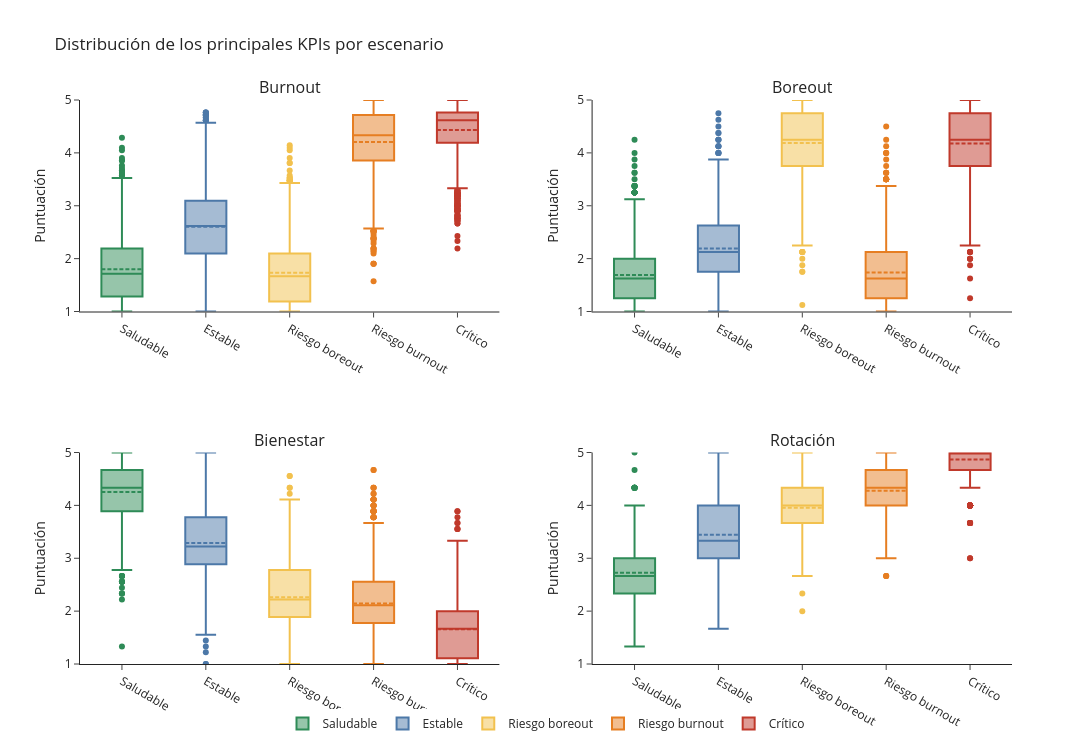

Notebook source saved alongside this figure:
### Code cell
import plotly.express as px
from plotly.subplots import make_subplots
import plotly.graph_objects as go

# ============================================================
# DISTRIBUCIÓN DE KPIs POR ESCENARIO
# ============================================================

COLORES_ESCENARIOS = {
    "saludable": "#2E8B57",
    "estable": "#4C78A8",
    "riesgo_boreout": "#F2C14E",
    "riesgo_burnout": "#E67E22",
    "critico": "#C0392B",
}

nombres_escenarios = {
    "saludable": "Saludable",
    "estable": "Estable",
    "riesgo_boreout": "Riesgo boreout",
    "riesgo_burnout": "Riesgo burnout",
    "critico": "Crítico",
}

# Paleta adaptada a los nombres visibles
colores_nombres = {
    nombres_escenarios[escenario]: color
    for escenario, color in COLORES_ESCENARIOS.items()
}

orden = [
    "Saludable",
    "Estable",
    "Riesgo boreout",
    "Riesgo burnout",
    "Crítico",
]

df = df_benchmark.copy()

df["Escenario"] = (
    df["escenario"]
    .map(nombres_escenarios)
)

variables = {
    "Burnout": "kpi_burnout",
    "Boreout": "kpi_boreout",
    "Bienestar": "kpi_bienestar",
    "Rotación": "kpi_rotacion",
}

fig = make_subplots(
    rows=2,
    cols=2,
    subplot_titles=list(variables.keys()),
)

posiciones = [
    (1, 1),
    (1, 2),
    (2, 1),
    (2, 2),
]

for (titulo, columna), (fila, col) in zip(
    variables.items(),
    posiciones,
):
    for escenario in orden:

        datos = df.loc[
            df["Escenario"] == escenario,
            columna,
        ]

        fig.add_trace(
            go.Box(
                y=datos,
                name=escenario,
                boxmean=True,
                marker_color=colores_nombres[escenario],
                showlegend=(fila == 1 and col == 1),
                legendgroup=escenario,
            ),
            row=fila,
            col=col,
        )

fig.update_yaxes(
    range=[1, 5],
    title_text="Puntuación",
)

fig.update_layout(
    title="Distribución de los principales KPIs por escenario",
    template="simple_white",
    height=750,
    width=1100,
    legend=dict(
    orientation="h",
    yanchor="top",
    y=-0.08,
    xanchor="center",
    x=0.5,
    ),
)

fig.show()

ruta_salida = (
    RUTA_VISUALIZACIONES
    / "04_boxplots_kpis.png"
)

fig.write_image(
    ruta_salida,
    scale=2,
)

### Figure 1 — Plotly figure (JSON) as saved in the notebook; plotly's stock layout.template omitted (floating-point values rounded to 4 significant figures; data arrays with more than 128 entries replaced by an {"elided": "..."} marker saying what was removed)
{"data": [{"boxmean": true, "legendgroup": "Saludable", "marker": {"color": "#2E8B57"}, "name": "Saludable", "showlegend": true, "type": "box", "xaxis": "x", "y": {"elided": "2500 float values"}, "yaxis": "y"}, {"boxmean": true, "legendgroup": "Estable", "marker": {"color": "#4C78A8"}, "name": "Estable", "showlegend": true, "type": "box", "xaxis": "x", "y": {"elided": "2500 float values"}, "yaxis": "y"}, {"boxmean": true, "legendgroup": "Riesgo boreout", "marker": {"color": "#F2C14E"}, "name": "Riesgo boreout", "showlegend": true, "type": "box", "xaxis": "x", "y": {"elided": "2500 float values"}, "yaxis": "y"}, {"boxmean": true, "legendgroup": "Riesgo burnout", "marker": {"color": "#E67E22"}, "name": "Riesgo burnout", "showlegend": true, "type": "box", "xaxis": "x", "y": {"elided": "2500 float values"}, "yaxis": "y"}, {"boxmean": true, "legendgroup": "Crítico", "marker": {"color": "#C0392B"}, "name": "Crítico", "showlegend": true, "type": "box", "xaxis": "x", "y": {"elided": "2500 float values"}, "yaxis": "y"}, {"boxmean": true, "legendgroup": "Saludable", "marker": {"color": "#2E8B57"}, "name": "Saludable", "showlegend": false, "type": "box", "xaxis": "x2", "y": {"elided": "2500 float values"}, "yaxis": "y2"}, {"boxmean": true, "legendgroup": "Estable", "marker": {"color": "#4C78A8"}, "name": "Estable", "showlegend": false, "type": "box", "xaxis": "x2", "y": {"elided": "2500 float values"}, "yaxis": "y2"}, {"boxmean": true, "legendgroup": "Riesgo boreout", "marker": {"color": "#F2C14E"}, "name": "Riesgo boreout", "showlegend": false, "type": "box", "xaxis": "x2", "y": {"elided": "2500 float values"}, "yaxis": "y2"}, {"boxmean": true, "legendgroup": "Riesgo burnout", "marker": {"color": "#E67E22"}, "name": "Riesgo burnout", "showlegend": false, "type": "box", "xaxis": "x2", "y": {"elided": "2500 float values"}, "yaxis": "y2"}, {"boxmean": true, "legendgroup": "Crítico", "marker": {"color": "#C0392B"}, "name": "Crítico", "showlegend": false, "type": "box", "xaxis": "x2", "y": {"elided": "2500 float values"}, "yaxis": "y2"}, {"boxmean": true, "legendgroup": "Saludable", "marker": {"color": "#2E8B57"}, "name": "Saludable", "showlegend": false, "type": "box", "xaxis": "x3", "y": {"elided": "2500 float values"}, "yaxis": "y3"}, {"boxmean": true, "legendgroup": "Estable", "marker": {"color": "#4C78A8"}, "name": "Estable", "showlegend": false, "type": "box", "xaxis": "x3", "y": {"elided": "2500 float values"}, "yaxis": "y3"}, {"boxmean": true, "legendgroup": "Riesgo boreout", "marker": {"color": "#F2C14E"}, "name": "Riesgo boreout", "showlegend": false, "type": "box", "xaxis": "x3", "y": {"elided": "2500 float values"}, "yaxis": "y3"}, {"boxmean": true, "legendgroup": "Riesgo burnout", "marker": {"color": "#E67E22"}, "name": "Riesgo burnout", "showlegend": false, "type": "box", "xaxis": "x3", "y": {"elided": "2500 float values"}, "yaxis": "y3"}, {"boxmean": true, "legendgroup": "Crítico", "marker": {"color": "#C0392B"}, "name": "Crítico", "showlegend": false, "type": "box", "xaxis": "x3", "y": {"elided": "2500 float values"}, "yaxis": "y3"}, {"boxmean": true, "legendgroup": "Saludable", "marker": {"color": "#2E8B57"}, "name": "Saludable", "showlegend": false, "type": "box", "xaxis": "x4", "y": {"elided": "2500 float values"}, "yaxis": "y4"}, {"boxmean": true, "legendgroup": "Estable", "marker": {"color": "#4C78A8"}, "name": "Estable", "showlegend": false, "type": "box", "xaxis": "x4", "y": {"elided": "2500 float values"}, "yaxis": "y4"}, {"boxmean": true, "legendgroup": "Riesgo boreout", "marker": {"color": "#F2C14E"}, "name": "Riesgo boreout", "showlegend": false, "type": "box", "xaxis": "x4", "y": {"elided": "2500 float values"}, "yaxis": "y4"}, {"boxmean": true, "legendgroup": "Riesgo burnout", "marker": {"color": "#E67E22"}, "name": "Riesgo burnout", "showlegend": false, "type": "box", "xaxis": "x4", "y": {"elided": "2500 float values"}, "yaxis": "y4"}, {"boxmean": true, "legendgroup": "Crítico", "marker": {"color": "#C0392B"}, "name": "Crítico", "showlegend": false, "type": "box", "xaxis": "x4", "y": {"elided": "2500 float values"}, "yaxis": "y4"}], "layout": {"annotations": [{"font": {"size": 16}, "showarrow": false, "text": "Burnout", "x": 0.225, "xanchor": "center", "xref": "paper", "y": 1, "yanchor": "bottom", "yref": "paper"}, {"font": {"size": 16}, "showarrow": false, "text": "Boreout", "x": 0.775, "xanchor": "center", "xref": "paper", "y": 1, "yanchor": "bottom", "yref": "paper"}, {"font": {"size": 16}, "showarrow": false, "text": "Bienestar", "x": 0.225, "xanchor": "center", "xref": "paper", "y": 0.375, "yanchor": "bottom", "yref": "paper"}, {"font": {"size": 16}, "showarrow": false, "text": "Rotación", "x": 0.775, "xanchor": "center", "xref": "paper", "y": 0.375, "yanchor": "bottom", "yref": "paper"}], "height": 750, "legend": {"orientation": "h", "x": 0.5, "xanchor": "center", "y": -0.08, "yanchor": "top"}, "title": {"text": "Distribución de los principales KPIs por escenario"}, "width": 1100, "xaxis": {"anchor": "y", "domain": [0, 0.45]}, "xaxis2": {"anchor": "y2", "domain": [0.55, 1]}, "xaxis3": {"anchor": "y3", "domain": [0, 0.45]}, "xaxis4": {"anchor": "y4", "domain": [0.55, 1]}, "yaxis": {"anchor": "x", "domain": [0.625, 1], "range": [1, 5], "title": {"text": "Puntuación"}}, "yaxis2": {"anchor": "x2", "domain": [0.625, 1], "range": [1, 5], "title": {"text": "Puntuación"}}, "yaxis3": {"anchor": "x3", "domain": [0, 0.375], "range": [1, 5], "title": {"text": "Puntuación"}}, "yaxis4": {"anchor": "x4", "domain": [0, 0.375], "range": [1, 5], "title": {"text": "Puntuación"}}}}
